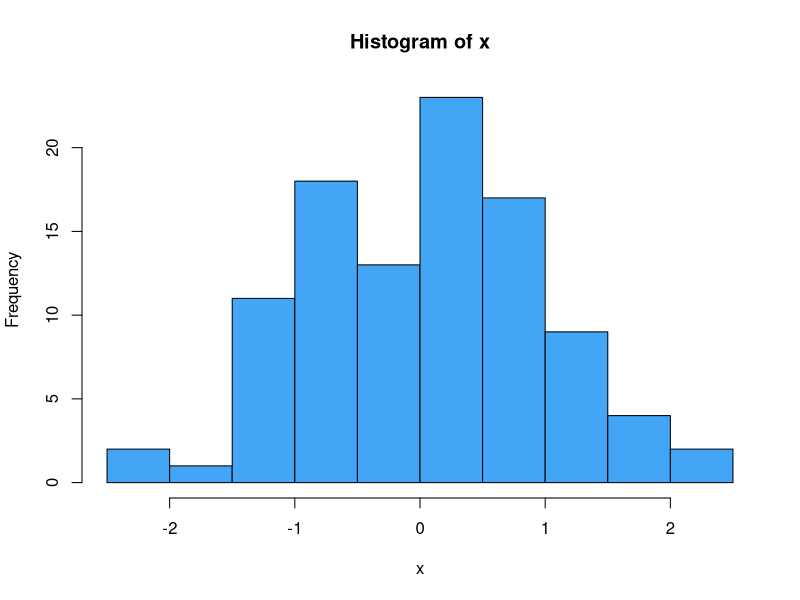
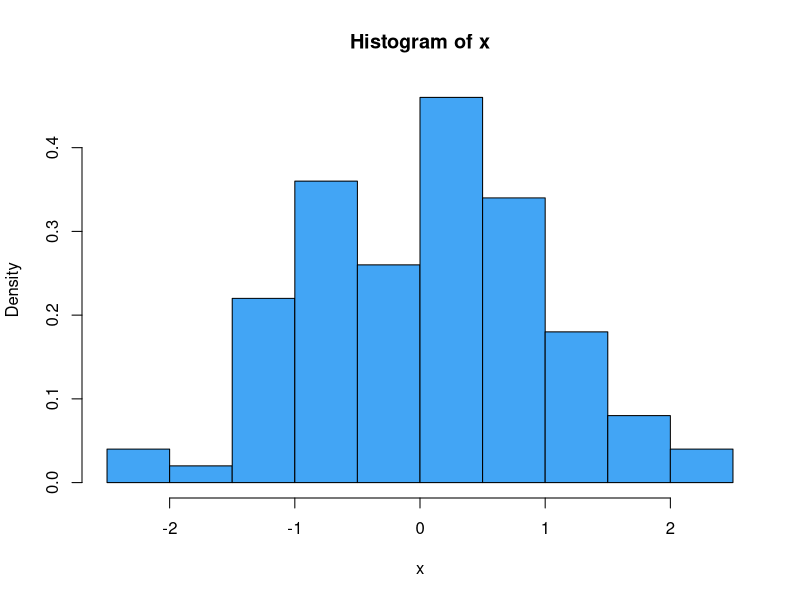

Generate these figures, in order, with R:
## ---- chunk 1
x <- rnorm(100, 0, 1)
hist(x, freq=TRUE, col = "#42A5F5")
## ---- chunk 2
hist(x, freq=FALSE, col = "#42A5F5")
